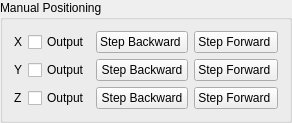
       <widget class="QGroupBox" name="groupBox_3">
        <property name="sizePolicy">
         <sizepolicy hsizetype="Preferred" vsizetype="Fixed">
          <horstretch>0</horstretch>
          <verstretch>0</verstretch>
         </sizepolicy>
        </property>
        <property name="title">
         <string>Manual Positioning</string>
        </property>
        <layout class="QHBoxLayout" name="horizontalLayout_4">
         <item>
          <layout class="QGridLayout" name="gridLayout_2">
           <item row="0" column="0">
            <widget class="QLabel" name="xAxisLabel_2">
             <property name="sizePolicy">
              <sizepolicy hsizetype="Minimum" vsizetype="Preferred">
               <horstretch>0</horstretch>
               <verstretch>0</verstretch>
              </sizepolicy>
             </property>
             <property name="text">
              <string>X</string>
             </property>
            </widget>
           </item>
           <item row="0" column="1">
            <widget class="QCheckBox" name="xAxisCheckBox">
             <property name="text">
              <string>Output</string>
             </property>
            </widget>
           </item>
           <item row="0" column="2">
            <widget class="QPushButton" name="stepXBackwardPushButton">
             <property name="text">
              <string>Step Backward </string>
             </property>
            </widget>
           </item>
           <item row="0" column="3">
            <widget class="QPushButton" name="stepXForwardPushButton">
             <property name="text">
              <string>Step Forward </string>
             </property>
            </widget>
           </item>
           <item row="1" column="0">
            <widget class="QLabel" name="yAxisLabel_2">
             <property name="sizePolicy">
              <sizepolicy hsizetype="Minimum" vsizetype="Preferred">
               <horstretch>0</horstretch>
               <verstretch>0</verstretch>
              </sizepolicy>
             </property>
             <property name="text">
              <string>Y</string>
             </property>
            </widget>
           </item>
           <item row="1" column="1">
            <widget class="QCheckBox" name="yAxisCheckBox">
             <property name="text">
              <string>Output</string>
             </property>
            </widget>
           </item>
           <item row="1" column="2">
            <widget class="QPushButton" name="stepYBackwardPushButton">
             <property name="text">
              <string>Step Backward</string>
             </property>
            </widget>
           </item>
           <item row="1" column="3">
            <widget class="QPushButton" name="stepYForwardPushButton">
             <property name="text">
              <string>Step Forward </string>
             </property>
            </widget>
           </item>
           <item row="2" column="0">
            <widget class="QLabel" name="zAxisLabel_2">
             <property name="sizePolicy">
              <sizepolicy hsizetype="Minimum" vsizetype="Preferred">
               <horstretch>0</horstretch>
               <verstretch>0</verstretch>
              </sizepolicy>
             </property>
             <property name="text">
              <string>Z</string>
             </property>
            </widget>
           </item>
           <item row="2" column="1">
            <widget class="QCheckBox" name="zAxisCheckBox">
             <property name="text">
              <string>Output</string>
             </property>
            </widget>
           </item>
           <item row="2" column="2">
            <widget class="QPushButton" name="stepZBackwardPushButton">
             <property name="text">
              <string>Step Backward</string>
             </property>
            </widget>
           </item>
           <item row="2" column="3">
            <widget class="QPushButton" name="stepZForwardPushButton">
             <property name="text">
              <string>Step Forward </string>
             </property>
            </widget>
           </item>
          </layout>
         </item>
        </layout>
       </widget>
